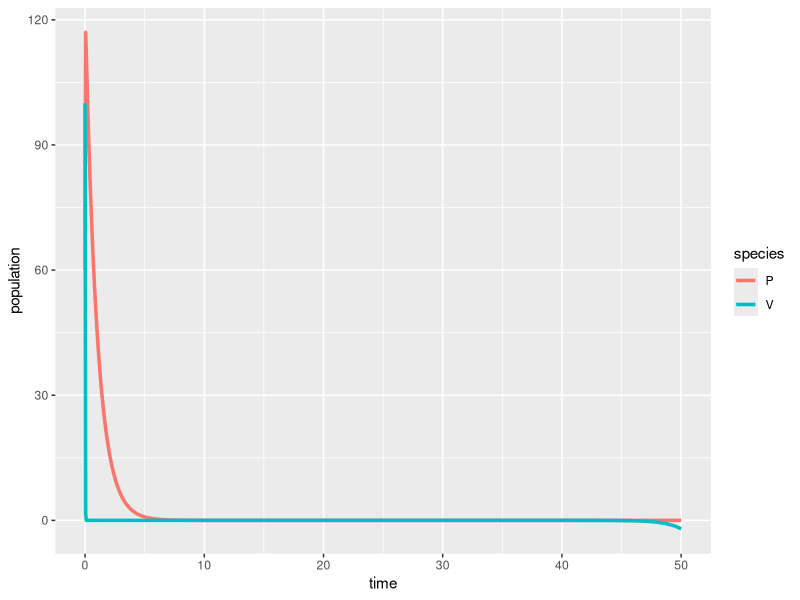

Here is the R script that generated this plot:
## ---- chunk 1
#| message: false
#| warning: false
# load libraries ----
library(tidyverse)
library(deSolve)
## ---- chunk 2
# Create a sequence of times (days) ----
time <- seq(from = 0, to = 50, by = 0.05)

# Set some parameter values (these can change - keep it in mind) ----
parameters <- c(r = .75, alpha = 0.8, beta = 0.5, q = 1)

# Set the initial condition (prey and predator populations at t = 0) ----
# Recall: V = prey, P = predator
init_cond <- c(V = 100, P = 60)

# Prepare the series of differential equations as a function ----
lv_equations <- function(time, init_cond, parameters) {
  
  with(as.list(c(init_cond, parameters)), {
    
    dVdt = r * V - alpha * V * P
    dPdt = beta * V * P - q * P
    
    return(list(c(dVdt, dPdt)))
  })
}

# Find the approximate the solution using `deSolve::ode()` ----
approx_lv <- ode(y = init_cond, 
                 times = time, 
                 func = lv_equations, 
                 parms = parameters)

# Check the class ----
class(approx_lv)

# We really want this to be a data frame, AND we want both prey (V) and predator (P) to be in the same column -- we'll learn why in EDS 221 (tidy data) ----
approx_lk_df <- data.frame(approx_lv) |> 
  pivot_longer(cols = c(V, P), names_to = "species", values_to = "population")

# Plot it ----
ggplot(data = approx_lk_df, aes(x = time, y = population)) +
  geom_line(aes(color = species), linewidth = 1.2)
